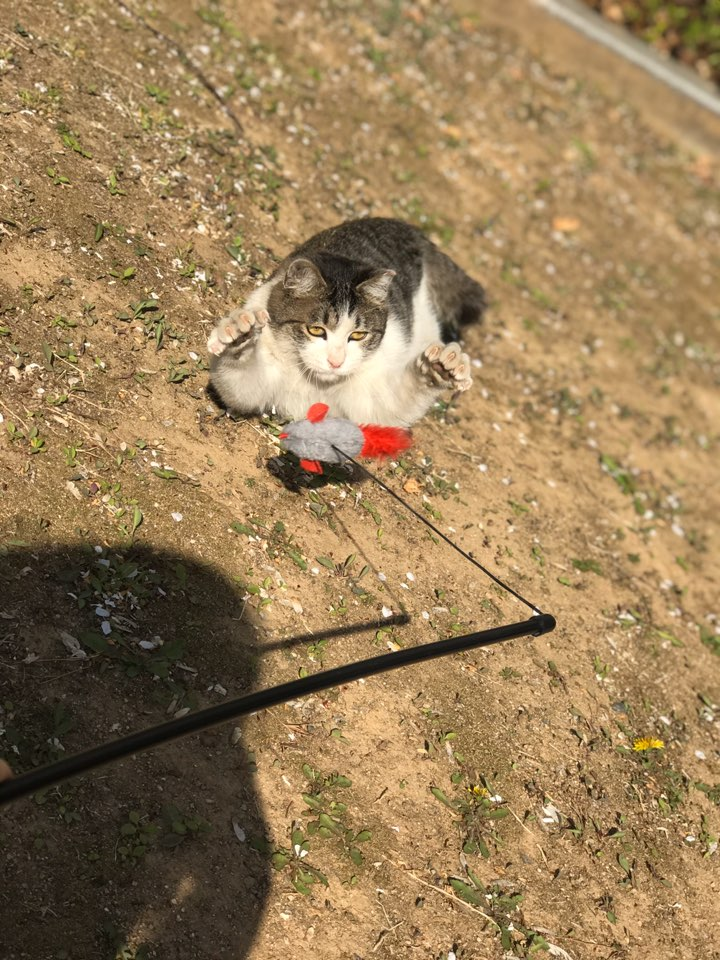
#> input picture waker/djangoProject/project_waker/media/dataset/self/open/left/KakaoTalk_20200413_232656877.jpg, 720 x 960 px, found by its file name; its folder holds only this picture in this run
$ jupyter execute --allow-errors waker_fitting_image.ipynb
#> lines starting #> are read from the running program, lines starting #| are printed output that depends on the picture
[cell 1]
import numpy as np
import matplotlib.pyplot as plt
import os
import cv2

DATADIR = "dataset\self"
EYEOPEN = ["closed","open"]
EYEPLACE = ["left", "right"]

[cell 2]
training_data = []
IMG_HEIGHT = 26
IMG_WIDTH = 34
def create_training_data():
    for eye in EYEOPEN:
        pathtmp = os.path.join(DATADIR, eye)
        for place in EYEPLACE:
            path = os.path.join(pathtmp, place)
            class_num = str(EYEOPEN.index(eye))+str(EYEPLACE.index(place))
            for img in os.listdir(path):
                try:
                    img_array = cv2.imread(os.path.join(path,img), cv2.IMREAD_GRAYSCALE)
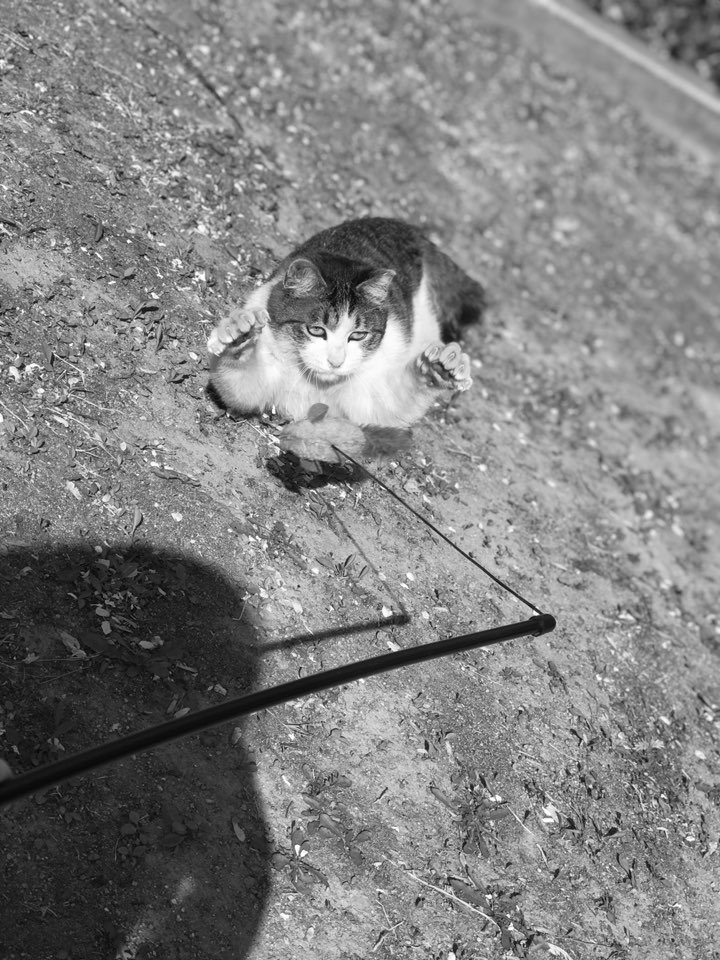
#> img_array: shape (960, 720); min 0, max 255, mean 129
                    new_array = cv2.resize(img_array, (IMG_WIDTH, IMG_HEIGHT))
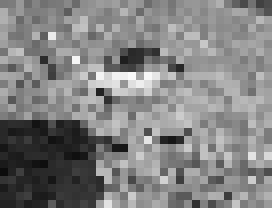
#> new_array: shape (26, 34) (shown 8 times larger); min 12, max 250, mean 129.5
                    cv2.imwrite(os.path.join(path,img), new_array)
                except Exception as e:
                    pass

#> (the rest of this cell did not finish here and is left out)
